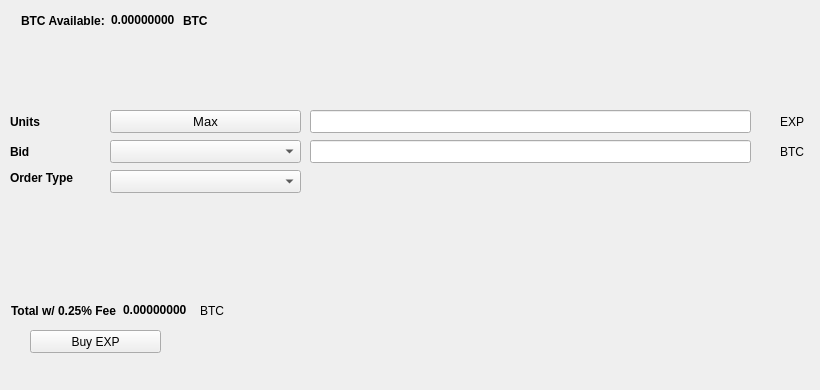
   <widget class="QWidget" name="BuyTab">
    <attribute name="title">
     <string>Buy</string>
    </attribute>
    <widget class="QPushButton" name="BuyEXP">
     <property name="geometry">
      <rect>
       <x>30</x>
       <y>330</y>
       <width>131</width>
       <height>23</height>
      </rect>
     </property>
     <property name="text">
      <string>Buy EXP</string>
     </property>
     <property name="icon">
      <iconset resource="../expedia.qrc">
       <normaloff>:/icons/bitcoin</normaloff>:/icons/bitcoin</iconset>
     </property>
    </widget>
    <widget class="QLabel" name="label_3">
     <property name="geometry">
      <rect>
       <x>10</x>
       <y>110</y>
       <width>46</width>
       <height>23</height>
      </rect>
     </property>
     <property name="font">
      <font>
       <weight>75</weight>
       <bold>true</bold>
      </font>
     </property>
     <property name="text">
      <string>Units</string>
     </property>
    </widget>
    <widget class="QLineEdit" name="UnitsInput">
     <property name="geometry">
      <rect>
       <x>310</x>
       <y>110</y>
       <width>441</width>
       <height>23</height>
      </rect>
     </property>
     <property name="font">
      <font>
       <pointsize>9</pointsize>
       <weight>75</weight>
       <bold>true</bold>
      </font>
     </property>
    </widget>
    <widget class="QLineEdit" name="BuyBidPriceEdit">
     <property name="geometry">
      <rect>
       <x>310</x>
       <y>140</y>
       <width>441</width>
       <height>23</height>
      </rect>
     </property>
     <property name="font">
      <font>
       <pointsize>9</pointsize>
       <weight>75</weight>
       <bold>true</bold>
      </font>
     </property>
    </widget>
    <widget class="QLabel" name="label_4">
     <property name="geometry">
      <rect>
       <x>780</x>
       <y>110</y>
       <width>31</width>
       <height>23</height>
      </rect>
     </property>
     <property name="text">
      <string>EXP</string>
     </property>
    </widget>
    <widget class="QLabel" name="label_5">
     <property name="geometry">
      <rect>
       <x>780</x>
       <y>140</y>
       <width>31</width>
       <height>23</height>
      </rect>
     </property>
     <property name="text">
      <string>BTC</string>
     </property>
    </widget>
    <widget class="QLabel" name="label_6">
     <property name="geometry">
      <rect>
       <x>10</x>
       <y>140</y>
       <width>46</width>
       <height>23</height>
      </rect>
     </property>
     <property name="font">
      <font>
       <weight>75</weight>
       <bold>true</bold>
      </font>
     </property>
     <property name="text">
      <string>Bid</string>
     </property>
    </widget>
    <widget class="QLabel" name="label_7">
     <property name="geometry">
      <rect>
       <x>10</x>
       <y>170</y>
       <width>91</width>
       <height>16</height>
      </rect>
     </property>
     <property name="font">
      <font>
       <weight>75</weight>
       <bold>true</bold>
      </font>
     </property>
     <property name="text">
      <string>Order Type</string>
     </property>
    </widget>
    <widget class="QPushButton" name="Buy_Max_Amount">
     <property name="geometry">
      <rect>
       <x>110</x>
       <y>110</y>
       <width>191</width>
       <height>23</height>
      </rect>
     </property>
     <property name="font">
      <font>
       <pointsize>10</pointsize>
      </font>
     </property>
     <property name="text">
      <string>Max</string>
     </property>
    </widget>
    <widget class="QComboBox" name="BuyBidcomboBox">
     <property name="geometry">
      <rect>
       <x>110</x>
       <y>140</y>
       <width>191</width>
       <height>23</height>
      </rect>
     </property>
     <property name="font">
      <font>
       <pointsize>10</pointsize>
      </font>
     </property>
    </widget>
    <widget class="QComboBox" name="buyOrdertypeCombo">
     <property name="geometry">
      <rect>
       <x>110</x>
       <y>170</y>
       <width>191</width>
       <height>23</height>
      </rect>
     </property>
     <property name="font">
      <font>
       <pointsize>10</pointsize>
      </font>
     </property>
    </widget>
    <widget class="QWidget" name="layoutWidget1">
     <property name="geometry">
      <rect>
       <x>21</x>
       <y>11</y>
       <width>227</width>
       <height>19</height>
      </rect>
     </property>
     <layout class="QHBoxLayout" name="horizontalLayout_3">
      <item>
       <widget class="QLabel" name="label232">
        <property name="font">
         <font>
          <weight>75</weight>
          <bold>true</bold>
         </font>
        </property>
        <property name="text">
         <string>BTC Available:</string>
        </property>
       </widget>
      </item>
      <item>
       <widget class="QLabel" name="BtcAvailableLbl">
        <property name="palette">
         <palette>
          <active>
           <colorrole role="WindowText">
            <brush brushstyle="SolidPattern">
             <color alpha="255">
              <red>0</red>
              <green>0</green>
              <blue>0</blue>
             </color>
            </brush>
           </colorrole>
           <colorrole role="Button">
            <brush brushstyle="SolidPattern">
             <color alpha="255">
              <red>0</red>
              <green>170</green>
              <blue>0</blue>
             </color>
            </brush>
           </colorrole>
           <colorrole role="Light">
            <brush brushstyle="SolidPattern">
             <color alpha="255">
              <red>0</red>
              <green>255</green>
              <blue>0</blue>
             </color>
            </brush>
           </colorrole>
           <colorrole role="Midlight">
            <brush brushstyle="SolidPattern">
             <color alpha="255">
              <red>0</red>
              <green>212</green>
              <blue>0</blue>
             </color>
            </brush>
           </colorrole>
           <colorrole role="Dark">
            <brush brushstyle="SolidPattern">
             <color alpha="255">
              <red>0</red>
              <green>85</green>
              <blue>0</blue>
             </color>
            </brush>
           </colorrole>
           <colorrole role="Mid">
            <brush brushstyle="SolidPattern">
             <color alpha="255">
              <red>0</red>
              <green>113</green>
              <blue>0</blue>
             </color>
            </brush>
           </colorrole>
           <colorrole role="Text">
            <brush brushstyle="SolidPattern">
             <color alpha="255">
              <red>0</red>
              <green>170</green>
              <blue>0</blue>
             </color>
            </brush>
           </colorrole>
           <colorrole role="BrightText">
            <brush brushstyle="SolidPattern">
             <color alpha="255">
              <red>255</red>
              <green>255</green>
              <blue>255</blue>
             </color>
            </brush>
           </colorrole>
           <colorrole role="ButtonText">
            <brush brushstyle="SolidPattern">
             <color alpha="255">
              <red>0</red>
              <green>0</green>
              <blue>0</blue>
             </color>
            </brush>
           </colorrole>
           <colorrole role="Base">
            <brush brushstyle="SolidPattern">
             <color alpha="255">
              <red>255</red>
              <green>255</green>
              <blue>255</blue>
             </color>
            </brush>
           </colorrole>
           <colorrole role="Window">
            <brush brushstyle="SolidPattern">
             <color alpha="255">
              <red>0</red>
              <green>170</green>
              <blue>0</blue>
             </color>
            </brush>
           </colorrole>
           <colorrole role="Shadow">
            <brush brushstyle="SolidPattern">
             <color alpha="255">
              <red>0</red>
              <green>0</green>
              <blue>0</blue>
             </color>
            </brush>
           </colorrole>
           <colorrole role="AlternateBase">
            <brush brushstyle="SolidPattern">
             <color alpha="255">
              <red>127</red>
              <green>212</green>
              <blue>127</blue>
             </color>
            </brush>
           </colorrole>
           <colorrole role="ToolTipBase">
            <brush brushstyle="SolidPattern">
             <color alpha="255">
              <red>255</red>
              <green>255</green>
              <blue>220</blue>
             </color>
            </brush>
           </colorrole>
           <colorrole role="ToolTipText">
            <brush brushstyle="SolidPattern">
             <color alpha="255">
              <red>0</red>
              <green>0</green>
              <blue>0</blue>
             </color>
            </brush>
           </colorrole>
          </active>
          <inactive>
           <colorrole role="WindowText">
            <brush brushstyle="SolidPattern">
             <color alpha="255">
              <red>0</red>
              <green>0</green>
              <blue>0</blue>
             </color>
            </brush>
           </colorrole>
           <colorrole role="Button">
            <brush brushstyle="SolidPattern">
             <color alpha="255">
              <red>0</red>
              <green>170</green>
              <blue>0</blue>
             </color>
            </brush>
           </colorrole>
           <colorrole role="Light">
            <brush brushstyle="SolidPattern">
             <color alpha="255">
              <red>0</red>
              <green>255</green>
              <blue>0</blue>
             </color>
            </brush>
           </colorrole>
           <colorrole role="Midlight">
            <brush brushstyle="SolidPattern">
             <color alpha="255">
              <red>0</red>
              <green>212</green>
              <blue>0</blue>
             </color>
            </brush>
           </colorrole>
           <colorrole role="Dark">
            <brush brushstyle="SolidPattern">
             <color alpha="255">
              <red>0</red>
              <green>85</green>
              <blue>0</blue>
             </color>
            </brush>
           </colorrole>
           <colorrole role="Mid">
            <brush brushstyle="SolidPattern">
             <color alpha="255">
              <red>0</red>
              <green>113</green>
              <blue>0</blue>
             </color>
            </brush>
           </colorrole>
           <colorrole role="Text">
            <brush brushstyle="SolidPattern">
             <color alpha="255">
              <red>0</red>
              <green>170</green>
              <blue>0</blue>
             </color>
            </brush>
           </colorrole>
           <colorrole role="BrightText">
            <brush brushstyle="SolidPattern">
             <color alpha="255">
              <red>255</red>
              <green>255</green>
              <blue>255</blue>
             </color>
            </brush>
           </colorrole>
           <colorrole role="ButtonText">
            <brush brushstyle="SolidPattern">
             <color alpha="255">
              <red>0</red>
              <green>0</green>
              <blue>0</blue>
             </color>
            </brush>
           </colorrole>
           <colorrole role="Base">
            <brush brushstyle="SolidPattern">
             <color alpha="255">
              <red>255</red>
              <green>255</green>
              <blue>255</blue>
             </color>
            </brush>
           </colorrole>
           <colorrole role="Window">
            <brush brushstyle="SolidPattern">
             <color alpha="255">
              <red>0</red>
              <green>170</green>
              <blue>0</blue>
             </color>
            </brush>
           </colorrole>
           <colorrole role="Shadow">
            <brush brushstyle="SolidPattern">
             <color alpha="255">
              <red>0</red>
              <green>0</green>
              <blue>0</blue>
             </color>
            </brush>
           </colorrole>
           <colorrole role="AlternateBase">
            <brush brushstyle="SolidPattern">
             <color alpha="255">
              <red>127</red>
              <green>212</green>
              <blue>127</blue>
             </color>
            </brush>
           </colorrole>
           <colorrole role="ToolTipBase">
            <brush brushstyle="SolidPattern">
             <color alpha="255">
              <red>255</red>
              <green>255</green>
              <blue>220</blue>
             </color>
            </brush>
           </colorrole>
           <colorrole role="ToolTipText">
            <brush brushstyle="SolidPattern">
             <color alpha="255">
              <red>0</red>
              <green>0</green>
              <blue>0</blue>
             </color>
            </brush>
           </colorrole>
          </inactive>
          <disabled>
           <colorrole role="WindowText">
            <brush brushstyle="SolidPattern">
             <color alpha="255">
              <red>0</red>
              <green>85</green>
              <blue>0</blue>
             </color>
            </brush>
           </colorrole>
           <colorrole role="Button">
            <brush brushstyle="SolidPattern">
             <color alpha="255">
              <red>0</red>
              <green>170</green>
              <blue>0</blue>
             </color>
            </brush>
           </colorrole>
           <colorrole role="Light">
            <brush brushstyle="SolidPattern">
             <color alpha="255">
              <red>0</red>
              <green>255</green>
              <blue>0</blue>
             </color>
            </brush>
           </colorrole>
           <colorrole role="Midlight">
            <brush brushstyle="SolidPattern">
             <color alpha="255">
              <red>0</red>
              <green>212</green>
              <blue>0</blue>
             </color>
            </brush>
           </colorrole>
           <colorrole role="Dark">
            <brush brushstyle="SolidPattern">
             <color alpha="255">
              <red>0</red>
              <green>85</green>
              <blue>0</blue>
             </color>
            </brush>
           </colorrole>
           <colorrole role="Mid">
            <brush brushstyle="SolidPattern">
             <color alpha="255">
              <red>0</red>
              <green>113</green>
              <blue>0</blue>
             </color>
            </brush>
           </colorrole>
           <colorrole role="Text">
            <brush brushstyle="SolidPattern">
             <color alpha="255">
              <red>0</red>
              <green>85</green>
              <blue>0</blue>
             </color>
            </brush>
           </colorrole>
           <colorrole role="BrightText">
            <brush brushstyle="SolidPattern">
             <color alpha="255">
              <red>255</red>
              <green>255</green>
              <blue>255</blue>
             </color>
            </brush>
           </colorrole>
           <colorrole role="ButtonText">
            <brush brushstyle="SolidPattern">
             <color alpha="255">
              <red>0</red>
              <green>85</green>
              <blue>0</blue>
             </color>
            </brush>
           </colorrole>
           <colorrole role="Base">
            <brush brushstyle="SolidPattern">
             <color alpha="255">
              <red>0</red>
              <green>170</green>
              <blue>0</blue>
             </color>
            </brush>
           </colorrole>
           <colorrole role="Window">
            <brush brushstyle="SolidPattern">
             <color alpha="255">
              <red>0</red>
              <green>170</green>
              <blue>0</blue>
             </color>
            </brush>
           </colorrole>
           <colorrole role="Shadow">
            <brush brushstyle="SolidPattern">
             <color alpha="255">
              <red>0</red>
              <green>0</green>
              <blue>0</blue>
             </color>
            </brush>
           </colorrole>
           <colorrole role="AlternateBase">
            <brush brushstyle="SolidPattern">
             <color alpha="255">
              <red>0</red>
              <green>170</green>
              <blue>0</blue>
             </color>
            </brush>
           </colorrole>
           <colorrole role="ToolTipBase">
            <brush brushstyle="SolidPattern">
             <color alpha="255">
              <red>255</red>
              <green>255</green>
              <blue>220</blue>
             </color>
            </brush>
           </colorrole>
           <colorrole role="ToolTipText">
            <brush brushstyle="SolidPattern">
             <color alpha="255">
              <red>0</red>
              <green>0</green>
              <blue>0</blue>
             </color>
            </brush>
           </colorrole>
          </disabled>
         </palette>
        </property>
        <property name="font">
         <font>
          <weight>75</weight>
          <bold>true</bold>
         </font>
        </property>
        <property name="text">
         <string>0.00000000</string>
        </property>
        <property name="textInteractionFlags">
         <set>Qt::LinksAccessibleByMouse|Qt::TextSelectableByKeyboard|Qt::TextSelectableByMouse</set>
        </property>
       </widget>
      </item>
      <item>
       <widget class="QLabel" name="BtcAvailableLbl_2">
        <property name="font">
         <font>
          <weight>75</weight>
          <bold>true</bold>
         </font>
        </property>
        <property name="text">
         <string>BTC</string>
        </property>
       </widget>
      </item>
     </layout>
    </widget>
    <widget class="QWidget" name="layoutWidge2">
     <property name="geometry">
      <rect>
       <x>11</x>
       <y>301</y>
       <width>259</width>
       <height>19</height>
      </rect>
     </property>
     <layout class="QHBoxLayout" name="horizontalLayout_4">
      <item>
       <widget class="QLabel" name="label_9">
        <property name="font">
         <font>
          <weight>75</weight>
          <bold>true</bold>
         </font>
        </property>
        <property name="text">
         <string>Total w/ 0.25% Fee</string>
        </property>
       </widget>
      </item>
      <item>
       <widget class="QLabel" name="BuyCostLabel">
        <property name="palette">
         <palette>
          <active>
           <colorrole role="WindowText">
            <brush brushstyle="SolidPattern">
             <color alpha="255">
              <red>0</red>
              <green>0</green>
              <blue>0</blue>
             </color>
            </brush>
           </colorrole>
           <colorrole role="Button">
            <brush brushstyle="SolidPattern">
             <color alpha="255">
              <red>0</red>
              <green>170</green>
              <blue>0</blue>
             </color>
            </brush>
           </colorrole>
           <colorrole role="Light">
            <brush brushstyle="SolidPattern">
             <color alpha="255">
              <red>0</red>
              <green>255</green>
              <blue>0</blue>
             </color>
            </brush>
           </colorrole>
           <colorrole role="Midlight">
            <brush brushstyle="SolidPattern">
             <color alpha="255">
              <red>0</red>
              <green>212</green>
              <blue>0</blue>
             </color>
            </brush>
           </colorrole>
           <colorrole role="Dark">
            <brush brushstyle="SolidPattern">
             <color alpha="255">
              <red>0</red>
              <green>85</green>
              <blue>0</blue>
             </color>
            </brush>
           </colorrole>
           <colorrole role="Mid">
            <brush brushstyle="SolidPattern">
             <color alpha="255">
              <red>0</red>
              <green>113</green>
              <blue>0</blue>
             </color>
            </brush>
           </colorrole>
           <colorrole role="Text">
            <brush brushstyle="SolidPattern">
             <color alpha="255">
              <red>0</red>
              <green>170</green>
              <blue>0</blue>
             </color>
            </brush>
           </colorrole>
           <colorrole role="BrightText">
            <brush brushstyle="SolidPattern">
             <color alpha="255">
              <red>255</red>
              <green>255</green>
              <blue>255</blue>
             </color>
            </brush>
           </colorrole>
           <colorrole role="ButtonText">
            <brush brushstyle="SolidPattern">
             <color alpha="255">
              <red>0</red>
              <green>0</green>
              <blue>0</blue>
             </color>
            </brush>
           </colorrole>
           <colorrole role="Base">
            <brush brushstyle="SolidPattern">
             <color alpha="255">
              <red>255</red>
              <green>255</green>
              <blue>255</blue>
             </color>
            </brush>
           </colorrole>
           <colorrole role="Window">
            <brush brushstyle="SolidPattern">
             <color alpha="255">
              <red>0</red>
              <green>170</green>
              <blue>0</blue>
             </color>
            </brush>
           </colorrole>
           <colorrole role="Shadow">
            <brush brushstyle="SolidPattern">
             <color alpha="255">
              <red>0</red>
              <green>0</green>
              <blue>0</blue>
             </color>
            </brush>
           </colorrole>
           <colorrole role="AlternateBase">
            <brush brushstyle="SolidPattern">
             <color alpha="255">
              <red>127</red>
              <green>212</green>
              <blue>127</blue>
             </color>
            </brush>
           </colorrole>
           <colorrole role="ToolTipBase">
            <brush brushstyle="SolidPattern">
             <color alpha="255">
              <red>255</red>
              <green>255</green>
              <blue>220</blue>
             </color>
            </brush>
           </colorrole>
           <colorrole role="ToolTipText">
            <brush brushstyle="SolidPattern">
             <color alpha="255">
              <red>0</red>
              <green>0</green>
              <blue>0</blue>
             </color>
            </brush>
           </colorrole>
          </active>
          <inactive>
           <colorrole role="WindowText">
            <brush brushstyle="SolidPattern">
             <color alpha="255">
              <red>0</red>
              <green>0</green>
              <blue>0</blue>
             </color>
            </brush>
           </colorrole>
           <colorrole role="Button">
            <brush brushstyle="SolidPattern">
             <color alpha="255">
              <red>0</red>
              <green>170</green>
              <blue>0</blue>
             </color>
            </brush>
           </colorrole>
           <colorrole role="Light">
            <brush brushstyle="SolidPattern">
             <color alpha="255">
              <red>0</red>
              <green>255</green>
              <blue>0</blue>
             </color>
            </brush>
           </colorrole>
           <colorrole role="Midlight">
            <brush brushstyle="SolidPattern">
             <color alpha="255">
              <red>0</red>
              <green>212</green>
              <blue>0</blue>
             </color>
            </brush>
           </colorrole>
           <colorrole role="Dark">
            <brush brushstyle="SolidPattern">
             <color alpha="255">
              <red>0</red>
              <green>85</green>
              <blue>0</blue>
             </color>
            </brush>
           </colorrole>
           <colorrole role="Mid">
            <brush brushstyle="SolidPattern">
             <color alpha="255">
              <red>0</red>
              <green>113</green>
              <blue>0</blue>
             </color>
            </brush>
           </colorrole>
           <colorrole role="Text">
            <brush brushstyle="SolidPattern">
             <color alpha="255">
              <red>0</red>
              <green>170</green>
              <blue>0</blue>
             </color>
            </brush>
           </colorrole>
           <colorrole role="BrightText">
            <brush brushstyle="SolidPattern">
             <color alpha="255">
              <red>255</red>
              <green>255</green>
              <blue>255</blue>
             </color>
            </brush>
           </colorrole>
           <colorrole role="ButtonText">
            <brush brushstyle="SolidPattern">
             <color alpha="255">
              <red>0</red>
              <green>0</green>
              <blue>0</blue>
             </color>
            </brush>
           </colorrole>
           <colorrole role="Base">
            <brush brushstyle="SolidPattern">
             <color alpha="255">
              <red>255</red>
              <green>255</green>
              <blue>255</blue>
             </color>
            </brush>
           </colorrole>
           <colorrole role="Window">
            <brush brushstyle="SolidPattern">
             <color alpha="255">
              <red>0</red>
              <green>170</green>
              <blue>0</blue>
             </color>
            </brush>
           </colorrole>
           <colorrole role="Shadow">
            <brush brushstyle="SolidPattern">
             <color alpha="255">
              <red>0</red>
              <green>0</green>
              <blue>0</blue>
             </color>
            </brush>
           </colorrole>
           <colorrole role="AlternateBase">
            <brush brushstyle="SolidPattern">
             <color alpha="255">
              <red>127</red>
              <green>212</green>
              <blue>127</blue>
             </color>
            </brush>
           </colorrole>
           <colorrole role="ToolTipBase">
            <brush brushstyle="SolidPattern">
             <color alpha="255">
              <red>255</red>
              <green>255</green>
              <blue>220</blue>
             </color>
            </brush>
           </colorrole>
           <colorrole role="ToolTipText">
            <brush brushstyle="SolidPattern">
             <color alpha="255">
              <red>0</red>
              <green>0</green>
              <blue>0</blue>
             </color>
            </brush>
           </colorrole>
          </inactive>
          <disabled>
           <colorrole role="WindowText">
            <brush brushstyle="SolidPattern">
             <color alpha="255">
              <red>0</red>
              <green>85</green>
              <blue>0</blue>
             </color>
            </brush>
           </colorrole>
           <colorrole role="Button">
            <brush brushstyle="SolidPattern">
             <color alpha="255">
              <red>0</red>
              <green>170</green>
              <blue>0</blue>
             </color>
            </brush>
           </colorrole>
           <colorrole role="Light">
            <brush brushstyle="SolidPattern">
             <color alpha="255">
              <red>0</red>
              <green>255</green>
              <blue>0</blue>
             </color>
            </brush>
           </colorrole>
           <colorrole role="Midlight">
            <brush brushstyle="SolidPattern">
             <color alpha="255">
              <red>0</red>
              <green>212</green>
              <blue>0</blue>
             </color>
            </brush>
           </colorrole>
           <colorrole role="Dark">
            <brush brushstyle="SolidPattern">
             <color alpha="255">
              <red>0</red>
              <green>85</green>
              <blue>0</blue>
             </color>
            </brush>
           </colorrole>
           <colorrole role="Mid">
            <brush brushstyle="SolidPattern">
             <color alpha="255">
              <red>0</red>
              <green>113</green>
              <blue>0</blue>
             </color>
            </brush>
           </colorrole>
           <colorrole role="Text">
            <brush brushstyle="SolidPattern">
             <color alpha="255">
              <red>0</red>
              <green>85</green>
              <blue>0</blue>
             </color>
            </brush>
           </colorrole>
           <colorrole role="BrightText">
            <brush brushstyle="SolidPattern">
             <color alpha="255">
              <red>255</red>
              <green>255</green>
              <blue>255</blue>
             </color>
            </brush>
           </colorrole>
           <colorrole role="ButtonText">
            <brush brushstyle="SolidPattern">
             <color alpha="255">
              <red>0</red>
              <green>85</green>
              <blue>0</blue>
             </color>
            </brush>
           </colorrole>
           <colorrole role="Base">
            <brush brushstyle="SolidPattern">
             <color alpha="255">
              <red>0</red>
              <green>170</green>
              <blue>0</blue>
             </color>
            </brush>
           </colorrole>
           <colorrole role="Window">
            <brush brushstyle="SolidPattern">
             <color alpha="255">
              <red>0</red>
              <green>170</green>
              <blue>0</blue>
             </color>
            </brush>
           </colorrole>
           <colorrole role="Shadow">
            <brush brushstyle="SolidPattern">
             <color alpha="255">
              <red>0</red>
              <green>0</green>
              <blue>0</blue>
             </color>
            </brush>
           </colorrole>
           <colorrole role="AlternateBase">
            <brush brushstyle="SolidPattern">
             <color alpha="255">
              <red>0</red>
              <green>170</green>
              <blue>0</blue>
             </color>
            </brush>
           </colorrole>
           <colorrole role="ToolTipBase">
            <brush brushstyle="SolidPattern">
             <color alpha="255">
              <red>255</red>
              <green>255</green>
              <blue>220</blue>
             </color>
            </brush>
           </colorrole>
           <colorrole role="ToolTipText">
            <brush brushstyle="SolidPattern">
             <color alpha="255">
              <red>0</red>
              <green>0</green>
              <blue>0</blue>
             </color>
            </brush>
           </colorrole>
          </disabled>
         </palette>
        </property>
        <property name="font">
         <font>
          <weight>75</weight>
          <bold>true</bold>
         </font>
        </property>
        <property name="autoFillBackground">
         <bool>false</bool>
        </property>
        <property name="text">
         <string>0.00000000</string>
        </property>
        <property name="textInteractionFlags">
         <set>Qt::LinksAccessibleByMouse|Qt::TextSelectableByMouse</set>
        </property>
       </widget>
      </item>
      <item>
       <widget class="QLabel" name="label_10">
        <property name="font">
         <font>
          <weight>50</weight>
          <bold>false</bold>
         </font>
        </property>
        <property name="text">
         <string>BTC</string>
        </property>
       </widget>
      </item>
     </layout>
    </widget>
    <widget class="QLabel" name="label_24">
     <property name="geometry">
      <rect>
       <x>460</x>
       <y>300</y>
       <width>281</width>
       <height>81</height>
      </rect>
     </property>
     <property name="text">
      <string/>
     </property>
     <property name="pixmap">
      <pixmap>:/images/bittrex</pixmap>
     </property>
    </widget>
   </widget>
